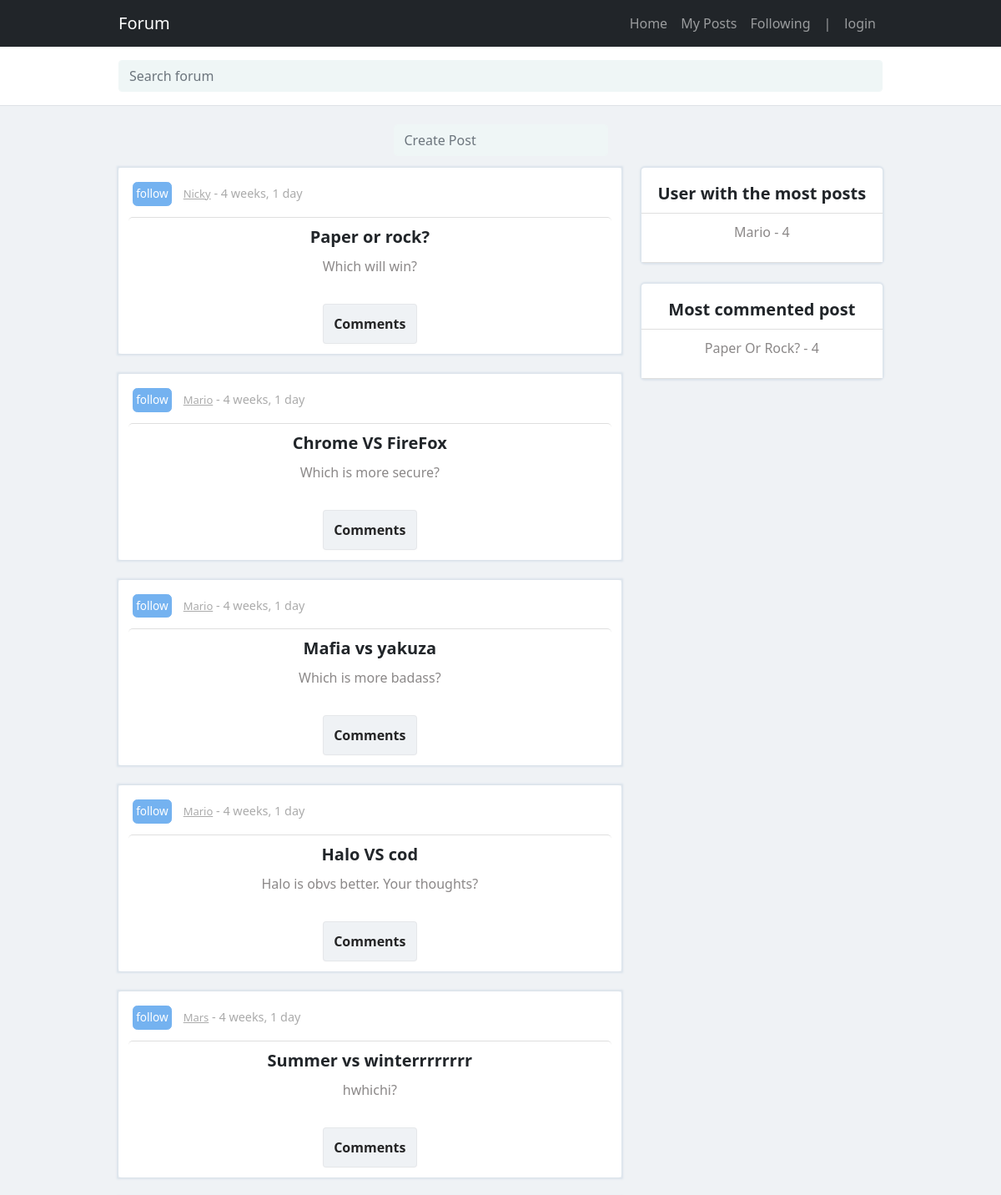
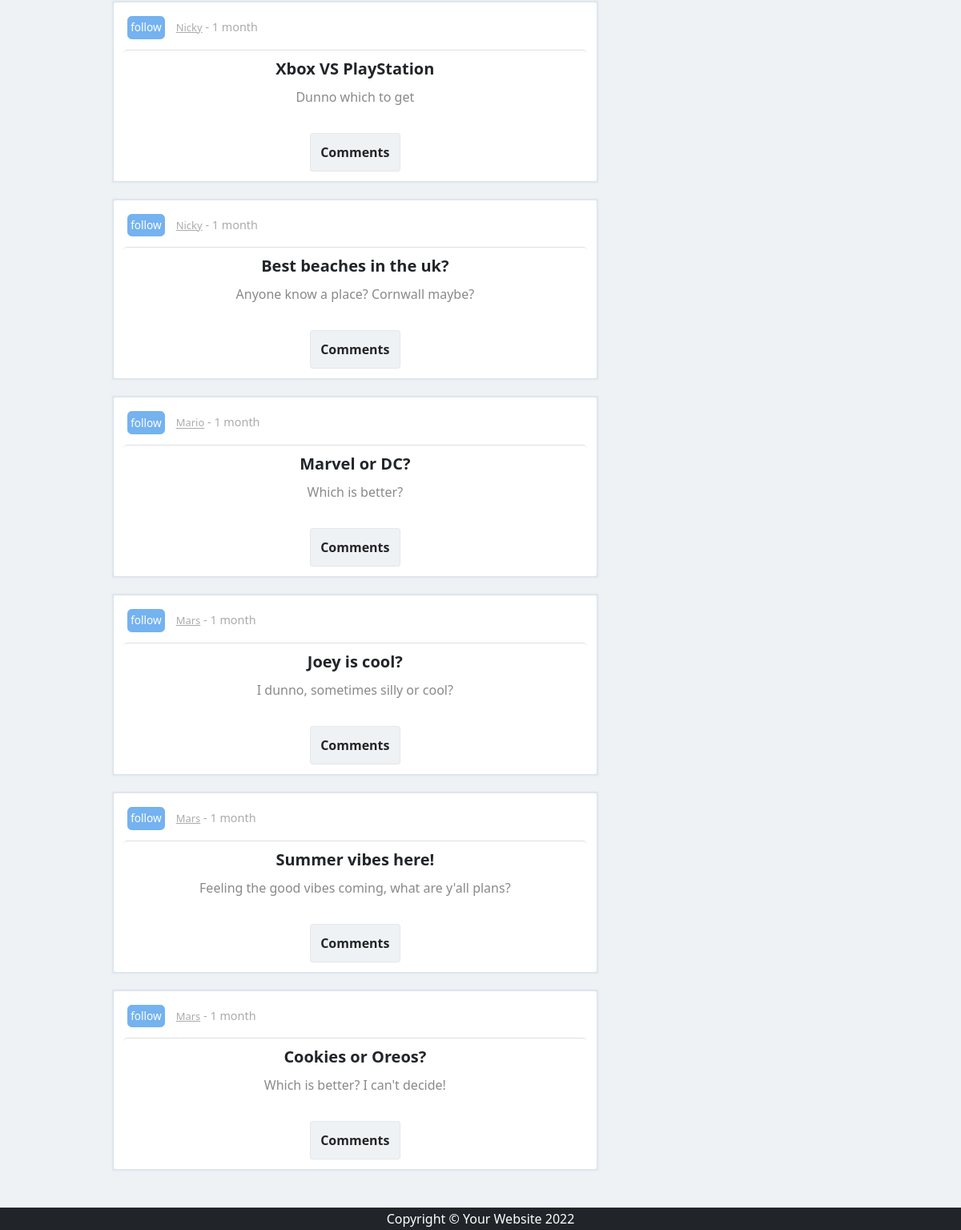
The page / on the database its author committed (2 pictures, top to bottom).
### base/models.py (models this page shows, shortened)
class Post(models.Model):
    header = models.CharField(max_length=100)
    body = models.TextField()
    updated = models.DateTimeField(auto_now=True)
    created = models.DateTimeField(auto_now_add=True)
    user = models.ForeignKey(settings.AUTH_USER_MODEL, on_delete=models.CASCADE)
    class Meta:
        ordering = ['-updated', '-created']

### base/views.py (the view, shortened to what this page needs)
# urls.py: path('', views.home, name='home'),
def home(request):
    posts = searchbar(request)
    followed_id = request.POST.get('followed_id') if request.POST.get('followed_id') != None else ''
    followed_list = getFollowedList(request.user.id)
    user_most_posts = userWithMostPosts()
    post_most_comments = postsWithMostComments()
    context = {'posts': posts, 'followed_list': followed_list, 'user_most_posts': user_most_posts, 'post_most_comments': post_most_comments}
    return render(request, 'base/home.html', context)

### base/classes/generic_functions.py (called while the page is built)
def searchbar(request):
    q = request.GET.get('q') if request.GET.get('q') != None else ''
    posts = Post.objects.filter(
        Q(header__icontains=q) |
        Q(body__icontains=q) |
        Q(user__username__icontains=q)
    )
    return posts

def getFollowedList(user_id):
    followers = Follow.objects.filter(follower_id=user_id).values_list('followed_id', flat=True)
    followed_list = []
    for i in followers:
        followed_list.append(i)
    return followed_list

def userWithMostPosts():
    user_most_posts = Post.objects.select_related('user').values('user_id', 'user__username').annotate(post_count=Count('user_id')).order_by('-post_count')[:1]
    user_most_posts = list(user_most_posts)
    return user_most_posts[0]

def postsWithMostComments():
    post_most_comments = Comment.objects.select_related('post').values( 'post_id', 'post__header', ).annotate(comment_count=Count('post_id')).order_by('-comment_count')[:1]
    post_most_comments = list(post_most_comments)
    return post_most_comments[0]

### base/templates/base/home.html
{% extends 'base/main.html' %}
{% block content %}
    <body>
        {% include 'base/components/searchbar_component.html' %}
        <div class="container">
            {% include 'base/create_post_link.html'%}
            <div class="row">
                <div class="col-lg-8">
                    {% for post in posts %}
                        {% include 'base/components/post_component.html' with post=post followers=followers followed_list=followed_list %}
                    {% endfor %}
                </div>
                <div class="col-lg-4">
                    {% include 'base/widget_component/widget_body_component.html' with header='User with the most posts' subject=user_most_posts.user__username count=user_most_posts.post_count uni=user_most_posts.user_id %}
                    {% include 'base/widget_component/widget_body_component.html' with header='Most commented post' subject=post_most_comments.post__header count=post_most_comments.comment_count %}
                </div>
            </div>
        </div>
    </body>
{% endblock %}

### base/templates/base/components/post_component.html (shortened to what this page needs)
<div class="card mb-4-post">
    <div class="card-body">
        <div class="card-text-small">
        {% include 'base/components/follow_unfollow_component.html' with post_user_id=post.user_id followed_list=followed_list %}
        <a class="card-text-small" href="{% url 'userprofile' post.user_id %}#">{{post.user | title}}</a> - {{post.created | timesince}}
        </div>
        <div class="card-header">{{post.header}} </div>
        <p class="card-text-body-custom"> {{post.body}} </p>
        <div class="row-flex">
            <form method="POST" action="">
                <a class="nav-link button-6-custom" href="{% url 'commentspost' post.id %}#"> Comments </a>
            </form>
        </div>
    </div>
</div>

### base/templates/base/components/follow_unfollow_component.html (shortened to what this page needs)
{% if post_user_id in followed_list %}
    <form action="{% url 'home' %}" method="POST" class="card-text-small unset-all"></form>
    <form action="{% url 'home' %}" method="POST" class="card-text-small unset-all">
        {% csrf_token %}
        <input type="submit" name="unfollow" value="unfollow" class="button-following" >
        <input type="hidden" name="followed_id" value="{{post.user_id}}">
    </form>
{% else %}
    <form action="{% url 'home' %}" method="POST" class="card-text-small unset-all">
        <input type="submit" name="follow" value="follow" class="button-following" >
    </form>
{% endif %}

### base/templates/base/widget_component/widget_body_component.html
<div class="card mb-4 widget widget-header margin-space">
    <div class="card-header widget-header">{{header}}</div>
    <div class="widget-body-text card-text-body-custom">
        <p>
            {{subject | title}} - {{count}}
        </p>
    </div>
</div>

### base/static/css/styles_custom.css (style rules this page uses)
.button-6-custom, .button-delete-custom, .nav-button-delete { align-items: center; background-color: #EFF2F5; border: 1px solid rgba(133, 133, 133, 0.1); border-radius: .25rem; box-shadow: rgba(0, 0, 0, 0.02) 0 1px 3px 0; box-sizing: border-box; color: rgba(0, 0, 0, 0.85); cursor: pointer; display: inline-flex; font-family: system-ui,-apple-system,system-ui,"Helvetica Neue",Helvetica,Arial,sans-serif; font-size: 16px; font-weight: 600; justify-content: center; line-height: 1.25; margin: 0; min-height: 3rem; padding: 0.5rem 0.75rem; position: relative; text-decoration: none; transition: all 250ms; user-select: none; -webkit-user-select: none; touch-action: manipulation; vertical-align: baseline; width: auto; text-decoration: none; }
.row-flex, .row-flex-create-post { display: flex; justify-content: space-around; padding-top: 25px; align-items: center; flex-wrap: wrap; }
.unset-all { all:unset; }
.button-following { all: unset; margin: 5px; margin-right: 10px; padding: 0.2rem; border: 1px solid #74b2f0; border-radius: .35rem; color: white; background-color: #74b2f0; font-size: 0.85rem; }
.widget { margin-bottom:50px; box-shadow: 0px 0px 2px 2px #dbe3eb; }
.widget-header { margin-bottom: 10px; border-bottom: 0.1px solid rgba(0, 0, 0, 0.125); border-top:unset; }
.widget-body-text { text-align: center; background-color: white; }
.margin-space { margin-bottom: 25px !important; }

### rows shown on the page
Post: user "Nicky", created "4 weeks, 1 day", header "Paper or rock?", body "Which will win?", header "Paper Or Rock?"
Post: user "Mario", created "4 weeks, 1 day", header "Chrome VS FireFox", body "Which is more secure?"
Post: user "Mario", created "4 weeks, 1 day", header "Mafia vs yakuza", body "Which is more badass?"
Post: user "Mario", created "4 weeks, 1 day", header "Halo VS cod", body "Halo is obvs better. Your thoughts?"
Post: user "Mars", created "4 weeks, 1 day", header "Summer vs winterrrrrrrr", body "hwhichi?"
Post: user "Nicky", created "1 month", header "Xbox VS PlayStation", body "Dunno which to get"
Post: user "Nicky", created "1 month", header "Best beaches in the uk?", body "Anyone know a place? Cornwall maybe?"
Post: user "Mario", created "1 month", header "Marvel or DC?", body "Which is better?"
Post: user "Mars", created "1 month", header "Joey is cool?", body "I dunno, sometimes silly or cool?"
Post: user "Mars", created "1 month", header "Summer vibes here!", body "Feeling the good vibes coming, what are y'all plans?"
Post: user "Mars", created "1 month", header "Cookies or Oreos?", body "Which is better? I can't decide!"

### other values the page prints
{{ header }} "User with the most posts Most commented post"
{{ subject | title }} "Mario"
{{ count }} "4 4"
